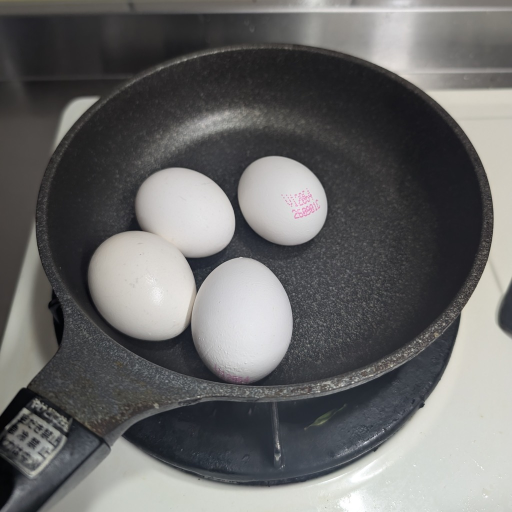
#> input picture media/prep/A_sq.jpg, 1024 x 1024 px (shown at 1/2 size)
$ python build_sprites.py
#> lines starting #> are read from the running program, lines starting #| are printed output that depends on the picture; after the words box and inside, x2 and y2 are one past the last pixel; in counts of white or black regions, pixels touching at a corner belong together
### moth.py
"""Minimal Moth Atlas API client with a content-addressed job cache."""
import hashlib
import json
import os
import time
from pathlib import Path

import requests
from dotenv import load_dotenv

load_dotenv(Path(__file__).with_name(".env"))

BASE = "https://api.mothquantum.com/api/v1"
ROOT = Path(__file__).parent
CACHE = ROOT / "cache"
MODE = os.environ.get("MODE", "atlas")  # atlas | replay


class MothError(RuntimeError):
    pass


def _key():
    key = os.environ.get("MOTH_API_KEY", "").strip()
    if not key:
        raise MothError("MOTH_API_KEY is not set (put it in .env)")
    return key


def _req(method, path, **kw):
    headers = {"Authorization": f"Bearer {_key()}"}
    for attempt in range(6):
        r = requests.request(method, BASE + path, headers=headers, timeout=60, **kw)
        if r.status_code != 429:
            break
        time.sleep(2 ** attempt)
    if r.status_code >= 400:
        raise MothError(f"{method} {path} -> {r.status_code}: {r.text[:2000]}")
    return r.json() if r.content else None


def get(path):
    return _req("GET", path)


MIME = {".png": "image/png", ".jpg": "image/jpeg", ".jpeg": "image/jpeg",
        ".wav": "audio/wav", ".mp3": "audio/mpeg", ".json": "application/json"}


def upload(path):
    """Upload a file once (deduped by sha256 via cache/assets.json). Returns asset_id."""
    path = Path(path)
    data = path.read_bytes()
    digest = hashlib.sha256(data).hexdigest()
    index_path = CACHE / "assets.json"
    index = json.loads(index_path.read_text(encoding="utf-8")) if index_path.exists() else {}
    if digest in index:
        return index[digest]["asset_id"]
    if MODE == "replay":
        raise MothError(f"asset not uploaded in replay mode: {path}")
    a = _req("POST", "/assets", json={"filename": path.name, "content_type": MIME[path.suffix.lower()],
                                       "size_bytes": len(data)})
    up = a["upload"]
    r = requests.put(up["url"], data=data, headers=up.get("headers") or {}, timeout=300)
    if r.status_code >= 400:
        raise MothError(f"PUT upload {path.name} -> {r.status_code}: {r.text[:500]}")
    _req("POST", f"/assets/{a['asset_id']}/complete")
    index[digest] = {"asset_id": a["asset_id"], "file": path.name}
    CACHE.mkdir(exist_ok=True)
    index_path.write_text(json.dumps(index, indent=2), encoding="utf-8")
    return a["asset_id"]


# [17 lines left out: function fetch_outputs, not called in this run]


def cache_key(engine_id, params, input_files=None):
    blob = json.dumps({"e": engine_id, "p": params, "f": input_files or {}}, sort_keys=True)
    return hashlib.sha256(blob.encode()).hexdigest()[:16]


# [39 lines left out: function run, not called in this run]

### web/scripts/build_sprites.py
"""Egg sprites: classical crops of the two egg photos, then a quantum round trip through tessa-image-v1 on Atlas.

Run from the repo root:  .venv\\Scripts\\python web\\scripts\\build_sprites.py
Writes web/scripts/sprite_src/*.png (classical inputs), web/public/sprites/*.png (Atlas outputs)
and web/public/data/sprites.json (job ids + params).
"""
import json
import sys
from concurrent.futures import ThreadPoolExecutor, as_completed
from pathlib import Path

from PIL import Image, ImageDraw, ImageFilter

ROOT = Path(__file__).resolve().parents[2]
sys.path.insert(0, str(ROOT))
import moth  # noqa: E402

SRC = ROOT / "web" / "scripts" / "sprite_src"
OUT = ROOT / "web" / "public" / "sprites"
DATA = ROOT / "web" / "public" / "data"
SIZE = 128


def masked(img, box, shape="ellipse", pad=6):
    crop = img.crop(box)
    w = round(SIZE * crop.width / crop.height) if shape == "ellipse" else SIZE
    im = Image.new("RGBA", (SIZE, SIZE), (0, 0, 0, 0))
    x0 = (SIZE - w) // 2
    im.paste(crop.resize((w, SIZE), Image.LANCZOS).convert("RGBA"), (x0, 0))
    m = Image.new("L", (SIZE, SIZE), 0)
    d = ImageDraw.Draw(m)
    if shape == "ellipse":
        d.ellipse([x0 + pad, pad, x0 + w - pad, SIZE - pad], fill=255)
    else:  # blob: soft round splat
        d.ellipse([pad, pad + 8, SIZE - pad, SIZE - pad - 4], fill=255)
    im.putalpha(m.filter(ImageFilter.GaussianBlur(1.2)))
    return im


def sources():
    SRC.mkdir(parents=True, exist_ok=True)
    a = Image.open(ROOT / "media" / "prep" / "A_sq.jpg").convert("RGB")
#> a is the input picture: PIL image 1024x1024 RGB; mean R, G, B 104.7, 104.5, 104.1
    b = Image.open(ROOT / "media" / "prep" / "B_sq.jpg").convert("RGB")
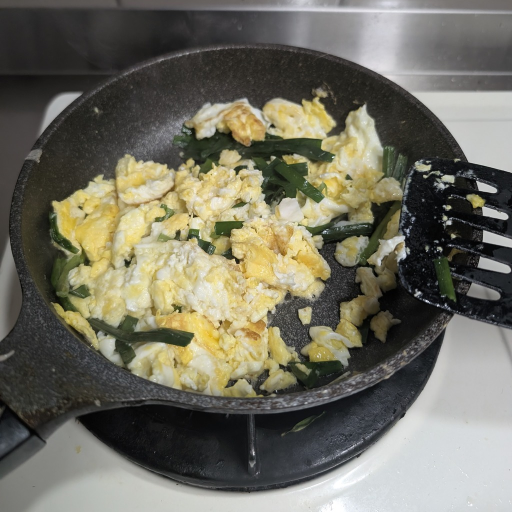
#> input picture media/prep/B_sq.jpg, 1024 x 1024 px (shown at 1/2 size)
#> b is the input picture: PIL image 1024x1024 RGB; mean R, G, B 113.7, 111.3, 97.4
    srcs = {
        "egg_whole": masked(a, (382, 513, 587, 768), pad=1),  # front egg, tight ellipse
        "egg_scrambled": masked(b, (300, 380, 560, 640), shape="blob"),
    }
#> in masked, `crop = img.crop(box)`:
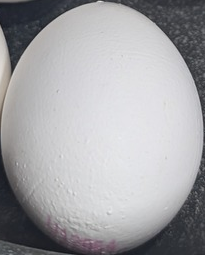
#> crop: PIL image 205x255 RGB; mean R, G, B 164.4, 164.1, 167
#> in masked, `im = Image.new("RGBA", (SIZE, SIZE), (0, 0, 0, 0))`: im: PIL image 128x128 RGBA; every value is 0
#> in masked, `m = Image.new("L", (SIZE, SIZE), 0)`: m: PIL image 128x128 L; every value is 0
#> in masked, `im.putalpha(m.filter(ImageFilter.GaussianBlur(1.2)))`:
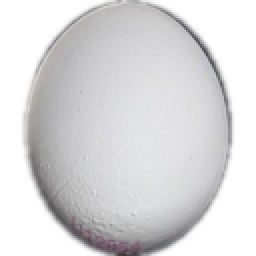
#> im: PIL image 128x128 RGBA (shown 2 times larger); mean R, G, B, A 132.3, 132, 134.4, 158.1; transparent parts drawn white
#> in masked, `im.putalpha(m.filter(ImageFilter.GaussianBlur(1.2)))`:
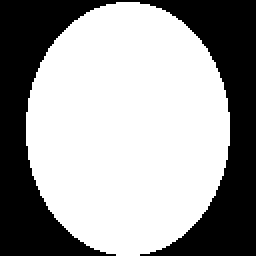
#> m: PIL image 128x128 L (shown 2 times larger); 62% white; 1 black region, box (x1, y1, x2, y2) and area: (0, 0, 128, 128) 6226
#> call 2 of masked, with box = (300, 380, 560, 640), shape = 'blob', pad = 6
#> in masked (call 2), `crop = img.crop(box)`:
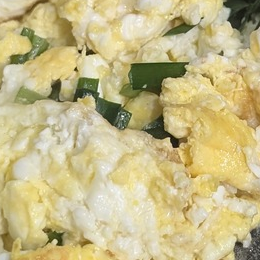
#> crop: PIL image 260x260 RGB; mean R, G, B 197.7, 185.4, 135.6
#> in masked (call 2), `im.putalpha(m.filter(ImageFilter.GaussianBlur(1.2)))`:
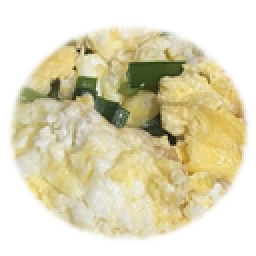
#> im: PIL image 128x128 RGBA (shown 2 times larger); mean R, G, B, A 197.7, 185.4, 135.6, 150; transparent parts drawn white
#> in masked (call 2), `im.putalpha(m.filter(ImageFilter.GaussianBlur(1.2)))`:
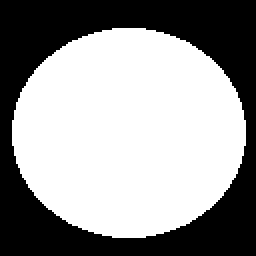
#> m: PIL image 128x128 L (shown 2 times larger); 58.8% white; 1 black region, box (x1, y1, x2, y2) and area: (0, 0, 128, 128) 6747
    paths = {}
    for k, im in srcs.items():
        p = SRC / f"{k}.png"
        im.save(p)
        paths[k] = p
#> this loop made 2 passes
#> k on passes 1 to 2: 'egg_whole', 'egg_scrambled'
#> after the loop, paths = 2 items
    return paths


# Tessa first. distortion > 0 is rejected on emulators (distortion_without_hardware), so its "cooking" states come
# from fewer shots (sampling noise) and an IBM-calibrated noisy emulator. If Tessa is unavailable, the same sprite is
# made with blur-v1 (qubit-rotation blur; the sprite's alpha acts as the mask) at increasing strength.
SPRITES = [
    # name, source, tessa params, blur-v1 fallback params
    ("egg_fresh", "egg_whole", {"shots": 4096}, {"strength": 0.05, "reach": 0}),
    ("egg_crack", "egg_whole", {"shots": 256}, {"strength": 0.25, "reach": 0}),
    ("egg_cook", "egg_whole", {"shots": 48}, {"strength": 0.45, "reach": 0}),
    ("egg_burnt", "egg_whole", {"machine": "fake_torino", "shots": 1024}, {"strength": 0.6, "reach": 0.2}),
    ("egg_scrambled", "egg_scrambled", {"shots": 4096}, {"strength": 0.08, "reach": 0}),
    ("egg_scrambled_hot", "egg_scrambled", {"shots": 64}, {"strength": 0.35, "reach": 0.3}),
]
TESSA_UP = {"ok": None}  # None = unknown, False after the first Tessa failure


def make(name, src, tessa, blur, asset):
    errors = []
    if TESSA_UP["ok"] is not False:
        params = {"machine": "aer", "shots": 4096, **tessa}
        try:
            rec = moth.run("tessa-image-v1", params, {"image": asset}, timeout=600)
            TESSA_UP["ok"] = True
            return rec, params, errors
        except moth.MothError as e:
            TESSA_UP["ok"] = TESSA_UP["ok"] or False
            errors.append(f"tessa-image-v1: {str(e)[:200]}")
    rec = moth.run("blur-v1", blur, {"image": asset}, timeout=600)
    return rec, blur, errors


def main():
    OUT.mkdir(parents=True, exist_ok=True)
    srcs = sources()
#> srcs = 2 items
    assets = {k: moth.upload(p) for k, p in srcs.items()}
#> (reads cache/assets.json from the repository)
    meta = {}
    with ThreadPoolExecutor(2) as pool:
        futs = {pool.submit(make, name, src, tessa, blur, assets[src]): (name, src) for name, src, tessa, blur in SPRITES}
        for fut in as_completed(futs):
            name, src = futs[fut]
            try:
                rec, params, tried = fut.result()
                paths = moth.fetch_outputs(rec, ROOT / "web" / "scripts" / "tessa_raw")
                Image.open(paths["result"]).convert("RGBA").save(OUT / f"{name}.png")
                meta[name] = {"job_id": rec["job_id"], "engine_id": rec["engine_id"], "source": f"{src}.png",
                              "params": params, "seconds": rec["seconds"], "fallback_from": tried or None}
                print("ok", name, rec["engine_id"], rec["seconds"], flush=True)
            except Exception as e:
                meta[name] = {"error": str(e)[:400], "source": f"{src}.png", "params": {}}
                print("ERR", name, str(e)[:300], flush=True)
    (DATA / "sprites.json").write_text(json.dumps(meta, indent=2), encoding="utf-8")


if __name__ == "__main__":
#> (the run stopped early here; a loop or call above may not have finished)
